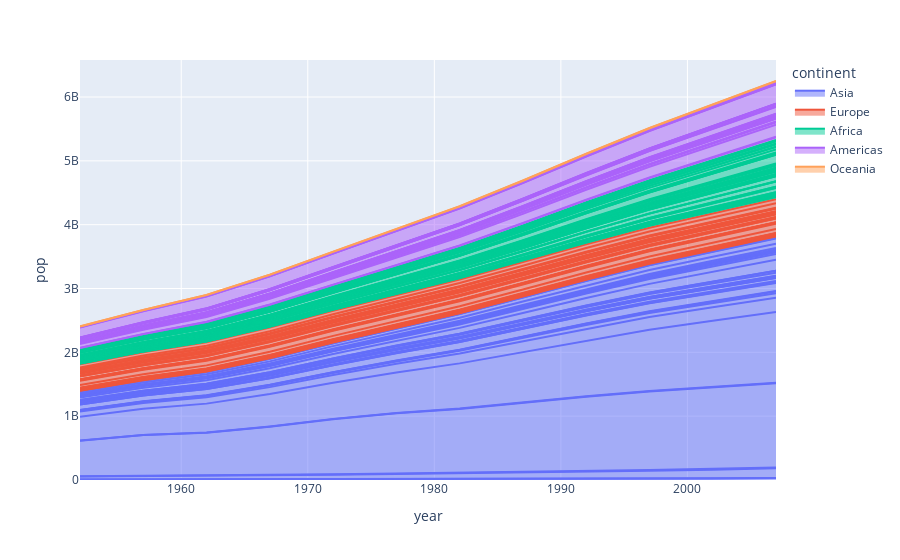

Notebook code for this chart:
### Code cell
#Filled Area Plots
#px.area creates a stacked area plot. Each filled area corresponds to one value of the column given by the line_group parameter.
import plotly.express as px
df = px.data.gapminder()
fig = px.area(df, x="year", y="pop", color="continent", line_group="country")
fig.show()
